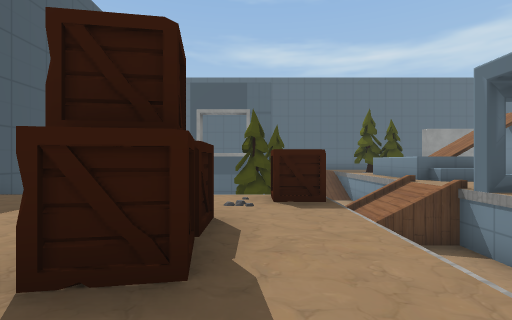
View 1 (above)

20 first-person views from a walk through a scene from a Unity 3-D project. The camera is 1.2 m above the floor, looks level and sees 85° across. The floor is counted in squares, 2 m on a side. Each view is taken from the middle of a square. On the plan, view 1 faces up. The plan holds only what a view shows up to about 9 squares ahead; the rest is blank. The place goes on beyond the plan. Some surface patterns are stand-ins.

View 2
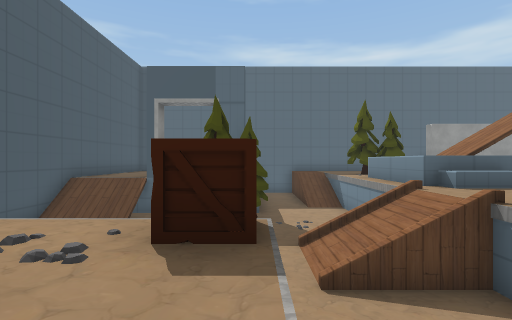

View 3
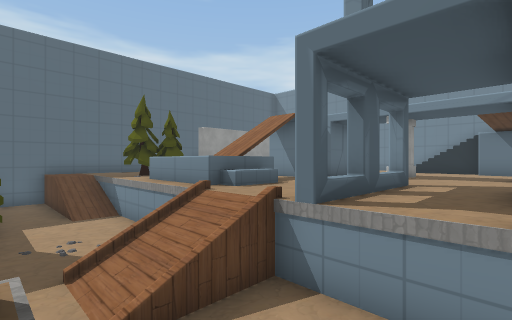

View 4
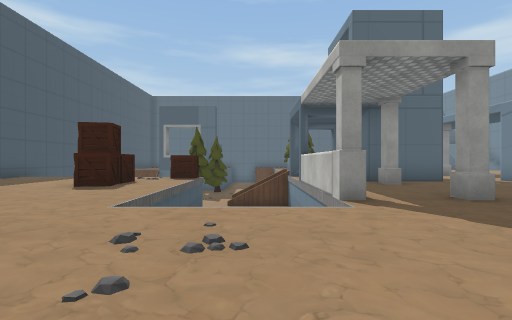

View 5
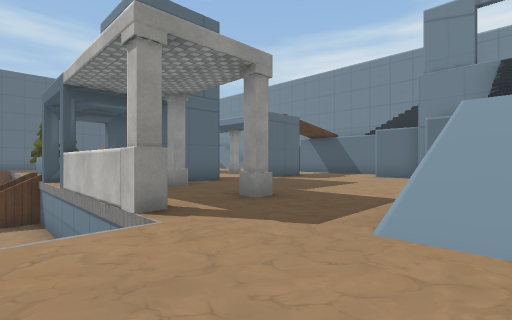

View 6
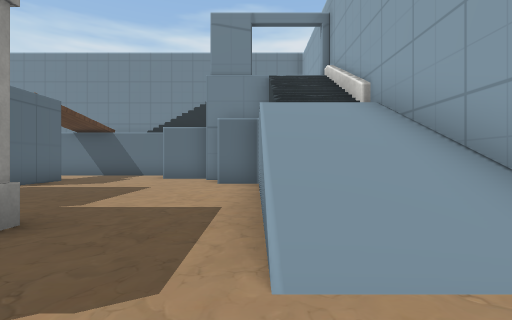

View 7
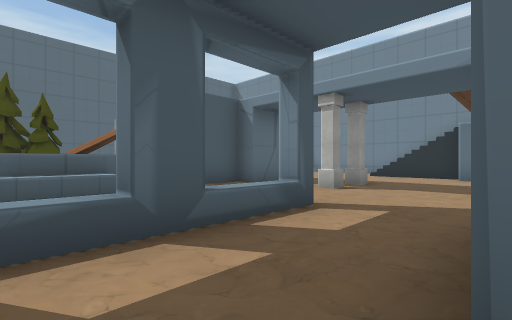

View 8
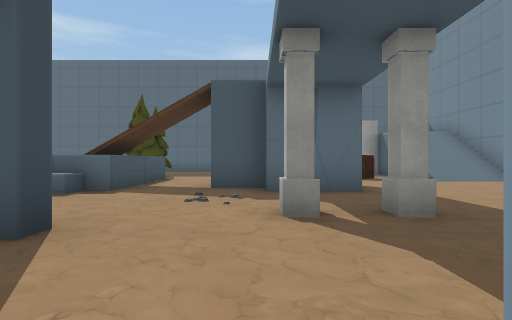

View 9
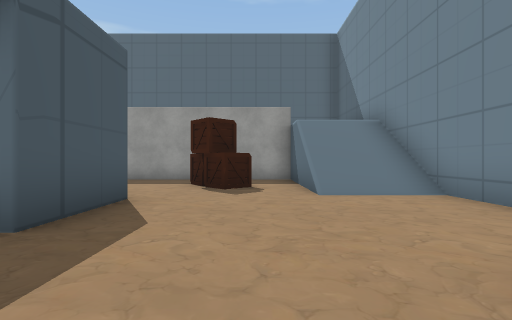

View 10
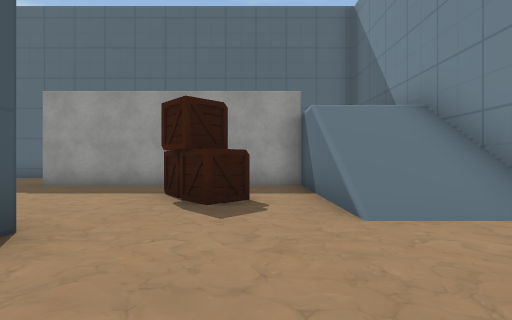

View 11
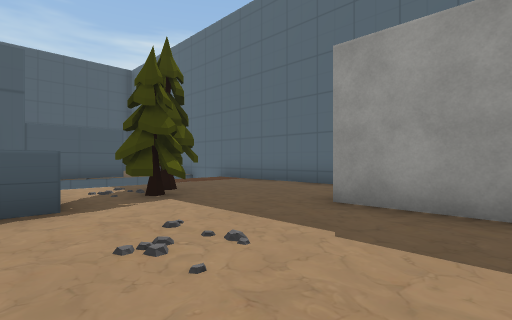

View 12
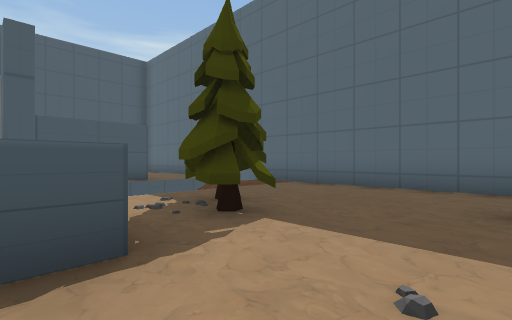

View 13
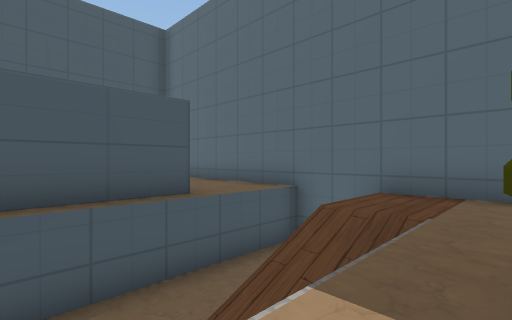

View 14
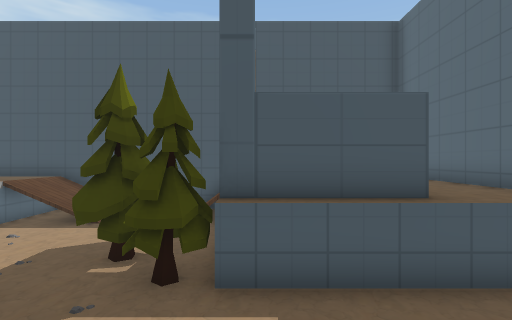

View 15
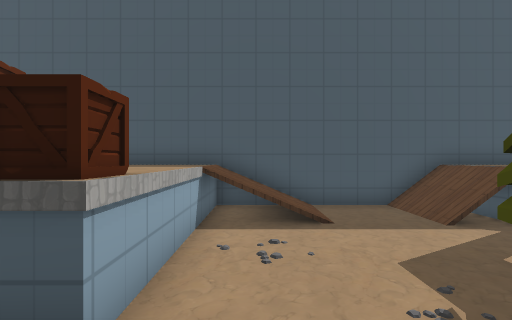

View 16
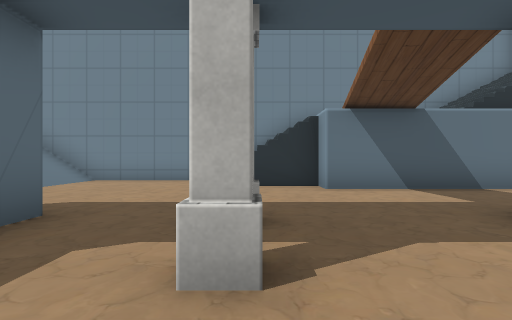

View 17
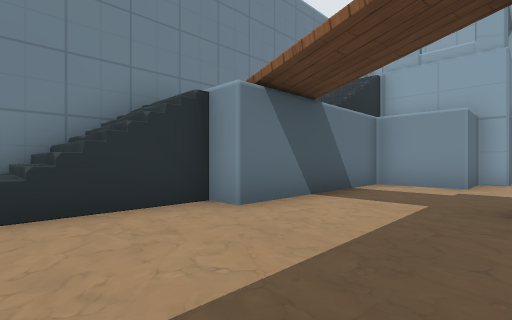

View 18
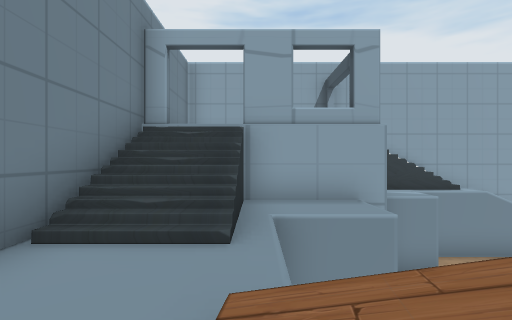

View 19
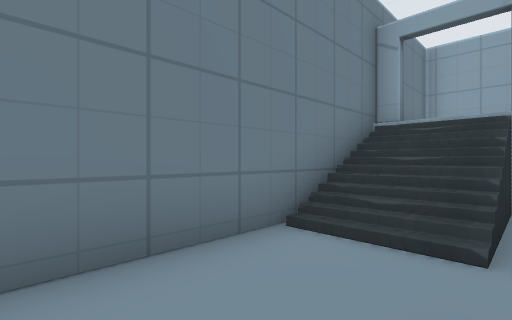

View 20
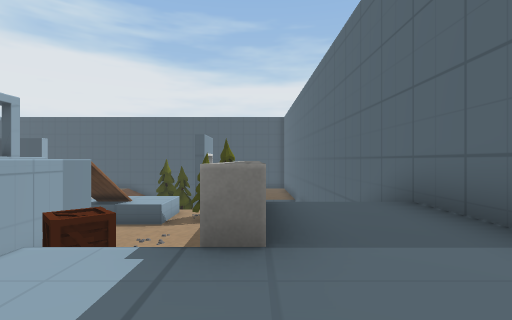

### Floor plan
Key: @ floor where view 1 was taken; # wall or solid block; x gap in a wall; . main floor; - floor 2.25 m lower than the main floor; _ floor 2.5 m lower than the main floor; : floor 3.25 m higher than the main floor; + floor 4.75 m higher than the main floor; / step, stairs or slope; = window, fence, low wall or low ledge; ^ raised ledge; v drop or lower ground; T tree; B box; C crate.
Columns run from 6 left of view 1 to 18 right of it. Each row starts with its distance up from view 1.
 18   ###################
 17    ..../_....../// /::  #
 16     .../_....../   /::: #
 15       ./_//....####^^^::#
 14 #     #/_//TT.........: #
 13 #     #/_//TTT.....C.///#
 12 #     #/__/........CC///#
 11 #///__TT__/^ ^.......///#
 10 #///__TT__/^^#.  ##.....#
  9 #_____T___/^^^.####.....#
  8 #______-/v#.B...........#
  7 #///____///...........//#
  6 #///_/__///.  ..#.#...//#
  5 =//////___/^x^#.......//#
  4 #.....CC _/........../::#
  3 # ...C./  #.###..##../::#
  2 #  ..C./  #..#.......:::#
  1    ..../  #..........://#
  0      .@/  #.........#:/+#
 -1      ../ _/.#......:::/##
 -2       ...........#####^#
 -3        .....////.##    ^
 -4         ....////^#     ^
 -5          .  ////##   #^#
 -6              ####

Where each view was taken, in squares from view 1:
view 1: 0 up, 0 right, facing up
view 2: 2 up, 1 right, facing up
view 3: 3 up, 1 right, facing up-right
view 4: 5 down, 3 right, facing up
view 5: 4 down, 3 right, facing up-right
view 6: 3 down, 4 right, facing right
view 7: 3 up, 5 right, facing up-right
view 8: 3 up, 10 right, facing up
view 9: 6 up, 14 right, facing up
view 10: 8 up, 14 right, facing up
view 11: 11 up, 11 right, facing up-left
view 12: 11 up, 9 right, facing up-left
view 13: 12 up, 5 right, facing up-left
view 14: 12 up, 5 right, facing left
view 15: 6 up, 3 right, facing left
view 16: 6 up, 9 right, facing right
view 17: 7 up, 12 right, facing down-right
view 18: 4 up, 15 right, facing down
view 19: 4 up, 15 right, facing down-right
view 20: 15 up, 17 right, facing left
